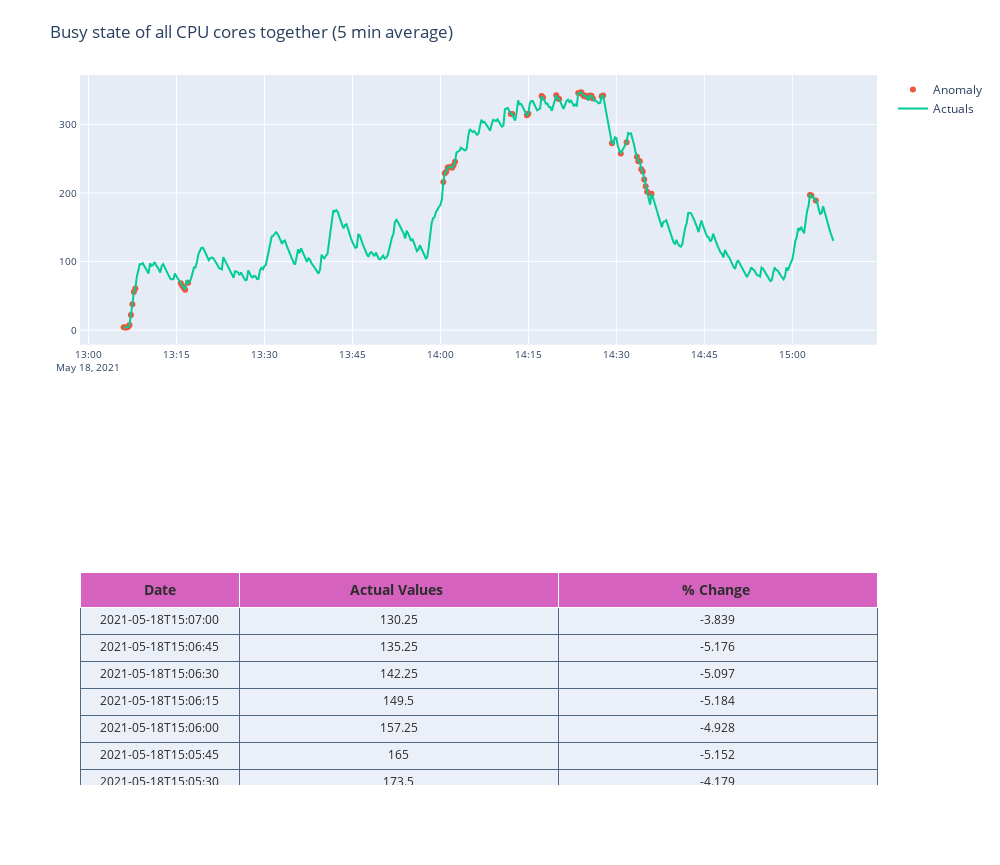
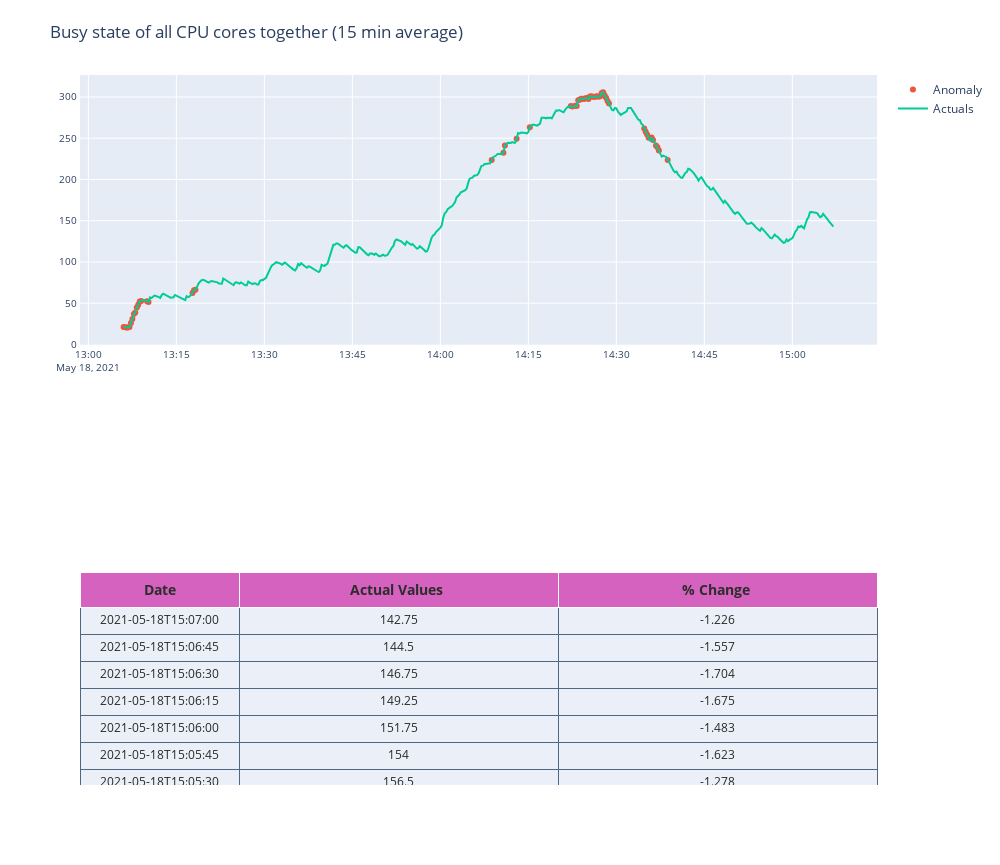
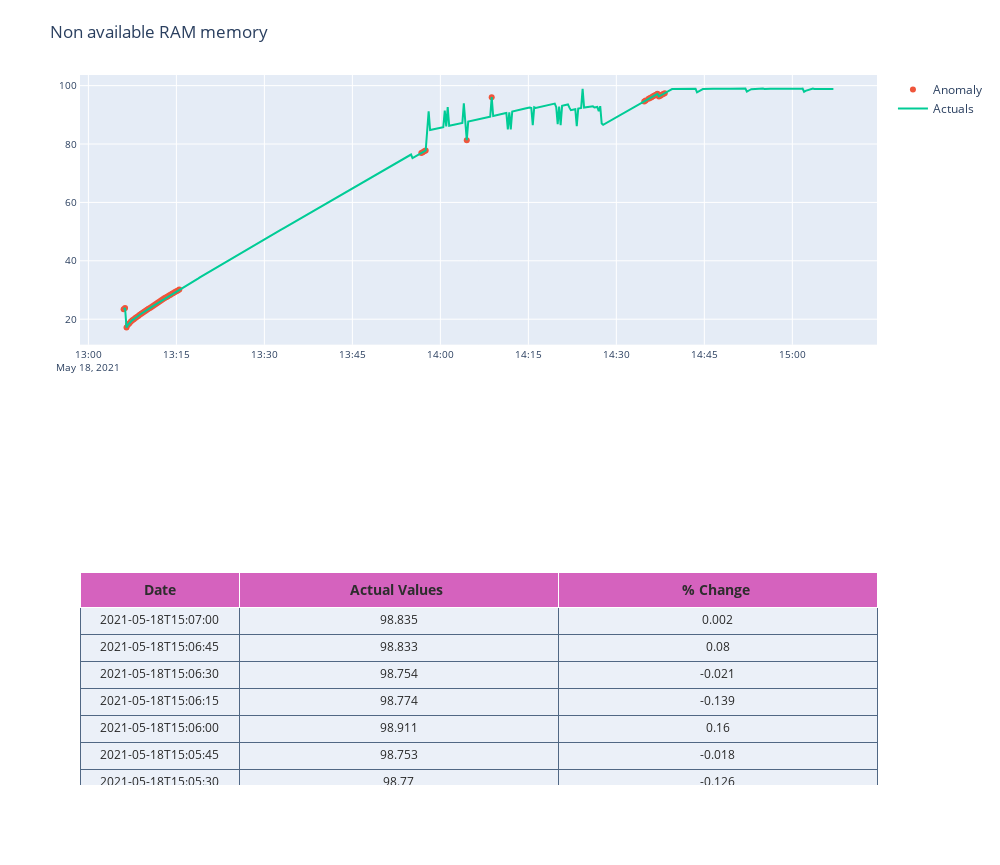
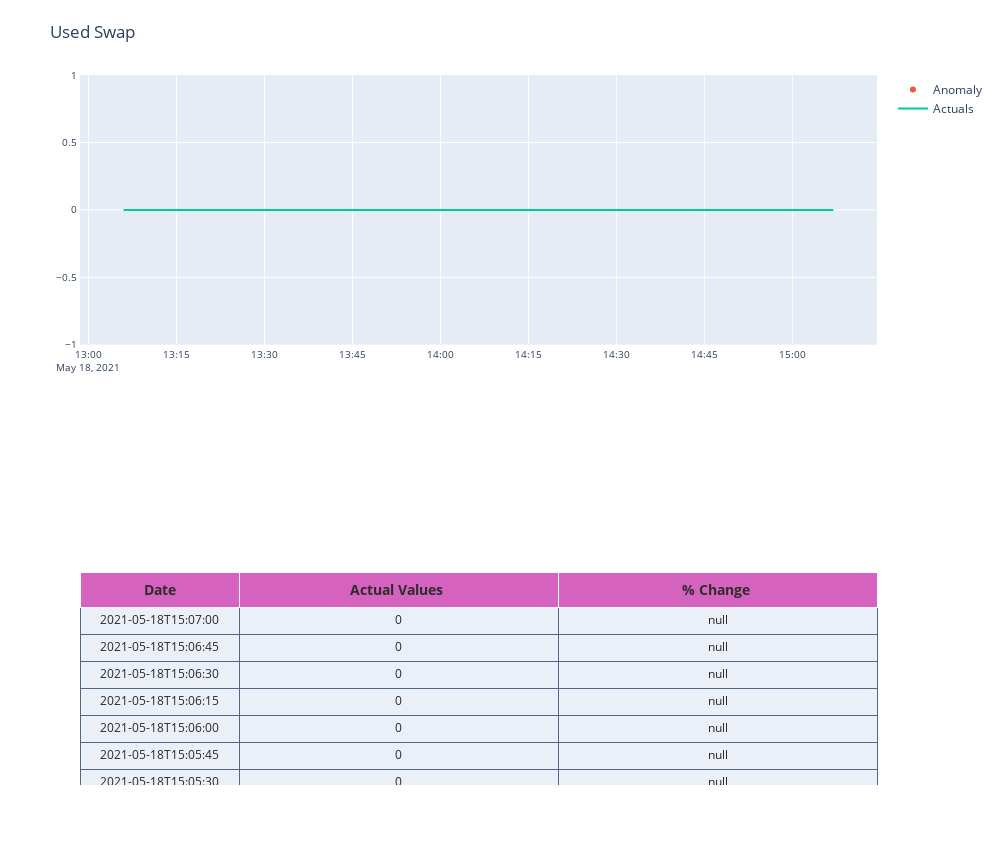

Notebook code cell kept with these figures, in order:
### Code cell
import warnings  
metrics_df = df
metrics_df['time'] = label_data['time']

warnings.filterwarnings('ignore')
for i in range(1,len(metrics_df.columns)-1):
    clf.fit(metrics_df.iloc[:,i:i+1])
    pred = clf.predict(metrics_df.iloc[:,i:i+1])
    test_df=pd.DataFrame()
    test_df['load_date']=metrics_df['time']
    #Find decision function to find the score and classify anomalies
    test_df['score']=clf.decision_function(metrics_df.iloc[:,i:i+1])
    test_df['actuals']=metrics_df.iloc[:,i:i+1]
    test_df['anomaly']=pred
    #Get the indexes of outliers in order to compare the metrics     with use case anomalies if required
    outliers=test_df.loc[test_df['anomaly']==-1]
    outlier_index=list(outliers.index)
    test_df=classify_anomalies(test_df,metrics_df.columns[i])
    plot_anomaly(test_df,metrics_df.columns[i])

### Figure 1 — Plotly figure (JSON) as saved in the notebook; plotly's stock layout.template omitted (floating-point values rounded to 4 significant figures; data arrays with more than 128 entries replaced by an {"elided": "..."} marker saying what was removed)
{"data": [{"cells": {"align": ["center", "center", "center", "center", "center"], "font": {"color": ["rgb(40, 40, 40)", "rgb(40, 40, 40)", "rgb(40, 40, 40)", "rgb(40, 40, 40)", "rgb(40, 40, 40)"], "size": 12}, "height": 27, "line": {"color": "#506784"}, "suffix": [null, "", "", "%", ""], "values": {"elided": "3x485 mixed values"}}, "columnwidth": [1, 2], "domain": {"x": [0, 1], "y": [0, 0.3]}, "header": {"fill": {"color": "#d562be"}, "font": {"color": ["rgb(45, 45, 45)", "rgb(45, 45, 45)", "rgb(45, 45, 45)", "rgb(45, 45, 45)", "rgb(45, 45, 45)"], "size": 14}, "height": 20, "values": [["<b>Date</b>"], ["<b>Actual Values </b>"], ["<b>% Change </b>"]]}, "type": "table"}, {"mode": "markers", "name": "Anomaly", "showlegend": true, "type": "scatter", "x": {"elided": "485 str values"}, "xaxis": "x", "y": {"elided": "485 float values"}, "yaxis": "y"}, {"mode": "lines", "name": "Actuals", "type": "scatter", "x": {"elided": "485 str values"}, "xaxis": "x", "y": {"elided": "485 float values"}, "yaxis": "y"}], "layout": {"autosize": false, "height": 865, "margin": {"t": 75}, "showlegend": true, "title": {"text": "Busy state of all CPU cores together (5 min average)"}, "width": 1000, "xaxis": {"anchor": "y", "domain": [0, 1], "gridcolor": "#ffffff", "mirror": true, "showgrid": true, "showline": true, "showticklabels": true, "tickfont": {"size": 10}, "ticklen": 4, "zeroline": false}, "yaxis": {"anchor": "x", "domain": [0.62, 1], "gridcolor": "#ffffff", "hoverformat": ".2f", "mirror": true, "showgrid": true, "showline": true, "tickfont": {"size": 10}, "ticklen": 4, "zeroline": false}}}

### Figure 2 — Plotly figure (JSON) as saved in the notebook; plotly's stock layout.template omitted (floating-point values rounded to 4 significant figures; data arrays with more than 128 entries replaced by an {"elided": "..."} marker saying what was removed)
{"data": [{"cells": {"align": ["center", "center", "center", "center", "center"], "font": {"color": ["rgb(40, 40, 40)", "rgb(40, 40, 40)", "rgb(40, 40, 40)", "rgb(40, 40, 40)", "rgb(40, 40, 40)"], "size": 12}, "height": 27, "line": {"color": "#506784"}, "suffix": [null, "", "", "%", ""], "values": {"elided": "3x485 mixed values"}}, "columnwidth": [1, 2], "domain": {"x": [0, 1], "y": [0, 0.3]}, "header": {"fill": {"color": "#d562be"}, "font": {"color": ["rgb(45, 45, 45)", "rgb(45, 45, 45)", "rgb(45, 45, 45)", "rgb(45, 45, 45)", "rgb(45, 45, 45)"], "size": 14}, "height": 20, "values": [["<b>Date</b>"], ["<b>Actual Values </b>"], ["<b>% Change </b>"]]}, "type": "table"}, {"mode": "markers", "name": "Anomaly", "showlegend": true, "type": "scatter", "x": {"elided": "485 str values"}, "xaxis": "x", "y": {"elided": "485 float values"}, "yaxis": "y"}, {"mode": "lines", "name": "Actuals", "type": "scatter", "x": {"elided": "485 str values"}, "xaxis": "x", "y": {"elided": "485 float values"}, "yaxis": "y"}], "layout": {"autosize": false, "height": 865, "margin": {"t": 75}, "showlegend": true, "title": {"text": "Busy state of all CPU cores together (15 min average)"}, "width": 1000, "xaxis": {"anchor": "y", "domain": [0, 1], "gridcolor": "#ffffff", "mirror": true, "showgrid": true, "showline": true, "showticklabels": true, "tickfont": {"size": 10}, "ticklen": 4, "zeroline": false}, "yaxis": {"anchor": "x", "domain": [0.62, 1], "gridcolor": "#ffffff", "hoverformat": ".2f", "mirror": true, "showgrid": true, "showline": true, "tickfont": {"size": 10}, "ticklen": 4, "zeroline": false}}}

### Figure 3 — Plotly figure (JSON) as saved in the notebook; plotly's stock layout.template omitted (floating-point values rounded to 4 significant figures; data arrays with more than 128 entries replaced by an {"elided": "..."} marker saying what was removed)
{"data": [{"cells": {"align": ["center", "center", "center", "center", "center"], "font": {"color": ["rgb(40, 40, 40)", "rgb(40, 40, 40)", "rgb(40, 40, 40)", "rgb(40, 40, 40)", "rgb(40, 40, 40)"], "size": 12}, "height": 27, "line": {"color": "#506784"}, "suffix": [null, "", "", "%", ""], "values": {"elided": "3x485 mixed values"}}, "columnwidth": [1, 2], "domain": {"x": [0, 1], "y": [0, 0.3]}, "header": {"fill": {"color": "#d562be"}, "font": {"color": ["rgb(45, 45, 45)", "rgb(45, 45, 45)", "rgb(45, 45, 45)", "rgb(45, 45, 45)", "rgb(45, 45, 45)"], "size": 14}, "height": 20, "values": [["<b>Date</b>"], ["<b>Actual Values </b>"], ["<b>% Change </b>"]]}, "type": "table"}, {"mode": "markers", "name": "Anomaly", "showlegend": true, "type": "scatter", "x": {"elided": "485 str values"}, "xaxis": "x", "y": {"elided": "485 float values"}, "yaxis": "y"}, {"mode": "lines", "name": "Actuals", "type": "scatter", "x": {"elided": "485 str values"}, "xaxis": "x", "y": {"elided": "485 float values"}, "yaxis": "y"}], "layout": {"autosize": false, "height": 865, "margin": {"t": 75}, "showlegend": true, "title": {"text": "Non available RAM memory"}, "width": 1000, "xaxis": {"anchor": "y", "domain": [0, 1], "gridcolor": "#ffffff", "mirror": true, "showgrid": true, "showline": true, "showticklabels": true, "tickfont": {"size": 10}, "ticklen": 4, "zeroline": false}, "yaxis": {"anchor": "x", "domain": [0.62, 1], "gridcolor": "#ffffff", "hoverformat": ".2f", "mirror": true, "showgrid": true, "showline": true, "tickfont": {"size": 10}, "ticklen": 4, "zeroline": false}}}

### Figure 4 — Plotly figure (JSON) as saved in the notebook; plotly's stock layout.template omitted (floating-point values rounded to 4 significant figures; data arrays with more than 128 entries replaced by an {"elided": "..."} marker saying what was removed)
{"data": [{"cells": {"align": ["center", "center", "center", "center", "center"], "font": {"color": ["rgb(40, 40, 40)", "rgb(40, 40, 40)", "rgb(40, 40, 40)", "rgb(40, 40, 40)", "rgb(40, 40, 40)"], "size": 12}, "height": 27, "line": {"color": "#506784"}, "suffix": [null, "", "", "%", ""], "values": {"elided": "3x485 mixed values"}}, "columnwidth": [1, 2], "domain": {"x": [0, 1], "y": [0, 0.3]}, "header": {"fill": {"color": "#d562be"}, "font": {"color": ["rgb(45, 45, 45)", "rgb(45, 45, 45)", "rgb(45, 45, 45)", "rgb(45, 45, 45)", "rgb(45, 45, 45)"], "size": 14}, "height": 20, "values": [["<b>Date</b>"], ["<b>Actual Values </b>"], ["<b>% Change </b>"]]}, "type": "table"}, {"mode": "markers", "name": "Anomaly", "showlegend": true, "type": "scatter", "x": {"elided": "485 str values"}, "xaxis": "x", "y": {"elided": "485 null values"}, "yaxis": "y"}, {"mode": "lines", "name": "Actuals", "type": "scatter", "x": {"elided": "485 str values"}, "xaxis": "x", "y": {"elided": "485 int values"}, "yaxis": "y"}], "layout": {"autosize": false, "height": 865, "margin": {"t": 75}, "showlegend": true, "title": {"text": "Used Swap"}, "width": 1000, "xaxis": {"anchor": "y", "domain": [0, 1], "gridcolor": "#ffffff", "mirror": true, "showgrid": true, "showline": true, "showticklabels": true, "tickfont": {"size": 10}, "ticklen": 4, "zeroline": false}, "yaxis": {"anchor": "x", "domain": [0.62, 1], "gridcolor": "#ffffff", "hoverformat": ".2f", "mirror": true, "showgrid": true, "showline": true, "tickfont": {"size": 10}, "ticklen": 4, "zeroline": false}}}
